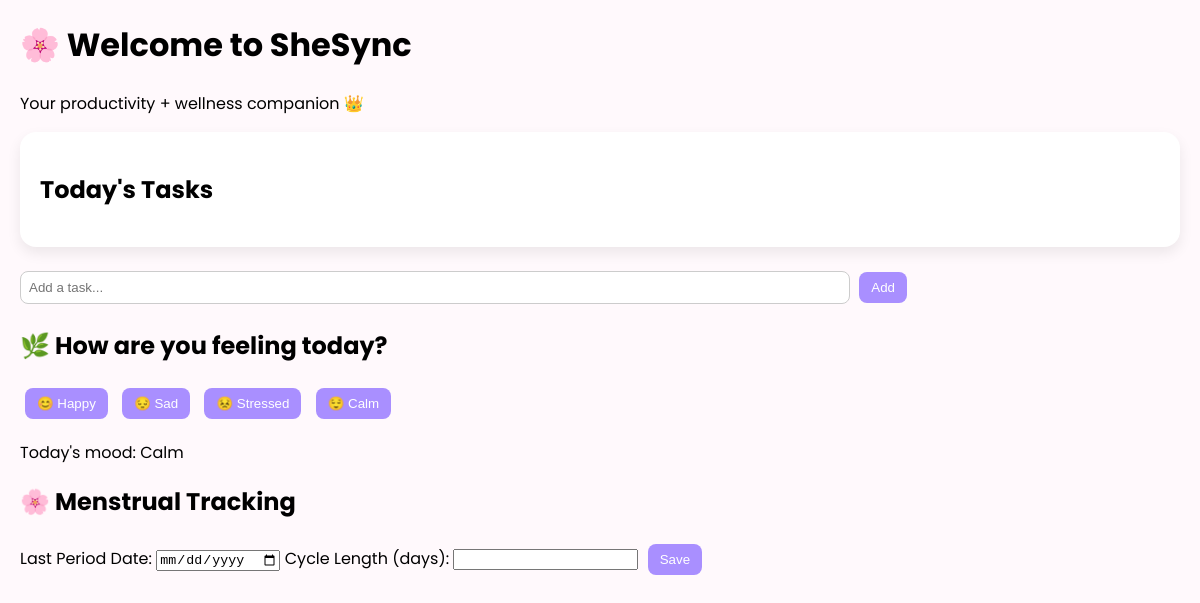
Before: / with the older database file.
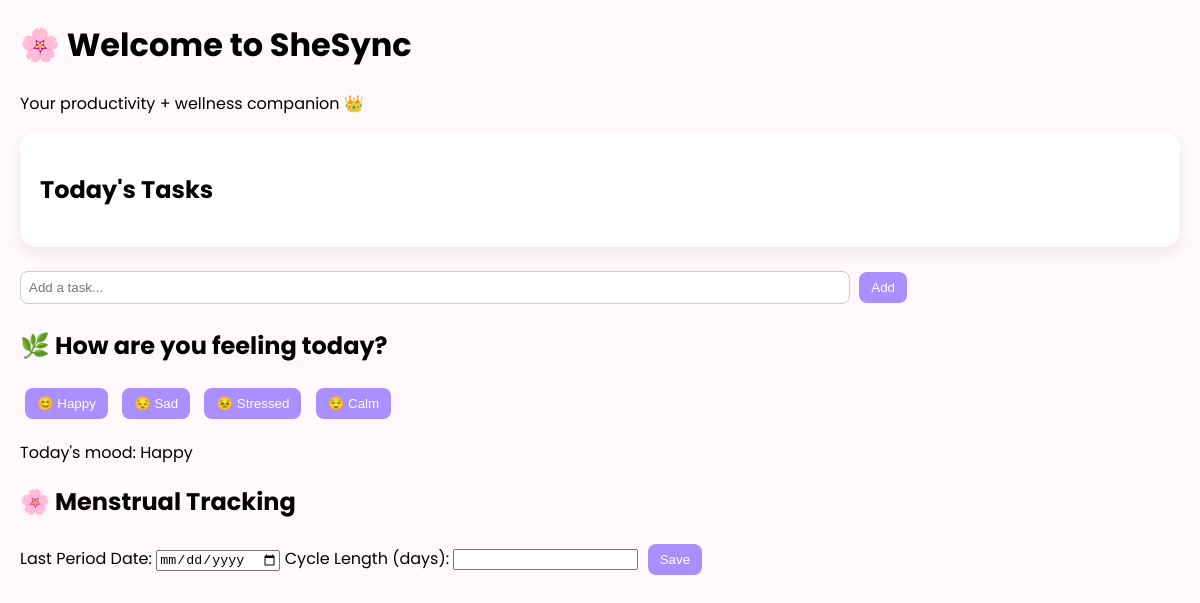
After: the same page with the newer database file.
### tables this page shows
CREATE TABLE moods (
    id INTEGER PRIMARY KEY AUTOINCREMENT,
    mood TEXT,
    date TEXT
);

### app.py (the view, shortened to what this page needs)
@app.route("/")
def index():
    conn = get_db_connection()
    today = str(datetime.today().date())
    tasks = conn.execute(
        "SELECT * FROM tasks WHERE date = ?",
        (today,)
    ).fetchall()
    mood = conn.execute(
        "SELECT * FROM moods WHERE date = ?",
        (today,)
    ).fetchone()
    cycle_info = conn.execute(
        "SELECT * FROM cycle ORDER BY id DESC LIMIT 1"
    ).fetchone()
    cycle_phase = None
    conn.close()
    return render_template(
        "index.html",
        tasks=tasks,
        mood=mood,
        cycle_phase=cycle_phase
    )

### app.py (called while the page is built)
def get_db_connection():
    conn = sqlite3.connect("database.db")
    conn.row_factory = sqlite3.Row
    return conn

### templates/index.html (shortened to what this page needs)
<!DOCTYPE html>
<html>
<head>
    <link rel="stylesheet" href="{{ url_for('static', filename='style.css') }}">
</head>
<body>
    <h1>🌸 Welcome to SheSync</h1>
    <p>Your productivity + wellness companion 👑</p>
<div class="card">
<h2>Today's Tasks</h2>
</div>
    <form action="/add_task" method="POST">
        <input type="text" name="task" placeholder="Add a task..." required>
        <button type="submit">Add</button>
    </form>
    <h2>🌿 How are you feeling today?</h2>
    <form action="/save_mood" method="POST">
        <button name="mood" value="Happy">😊 Happy</button>
        <button name="mood" value="Sad">😔 Sad</button>
        <button name="mood" value="Stressed">😣 Stressed</button>
        <button name="mood" value="Calm">😌 Calm</button>
    </form>
    {% if mood %}
        <p>Today's mood: {{ mood.mood }}</p>
    {% endif %}
    <h2>🌸 Menstrual Tracking</h2>
    <form action="/save_cycle" method="POST">
        <label>Last Period Date:</label>
        <input type="date" name="last_period" required>
        <label>Cycle Length (days):</label>
        <input type="number" name="cycle_length" required>
        <button type="submit">Save</button>
    </form>
</body>
</html>

### static/style.css (style rules this page uses)
body { font-family: 'Poppins', sans-serif; background-color: #fff9fc; margin: 20px; }
.card { background: white; padding: 20px; border-radius: 16px; margin-bottom: 20px; box-shadow: 0 6px 14px rgba(0, 0, 0, 0.08); transition: transform 0.2s ease; }
input[type="text"] { padding: 8px; width: 70%; border-radius: 8px; border: 1px solid #ccc; }
button { padding: 8px 12px; margin: 5px; border: none; border-radius: 8px; background-color: #a98fff; color: white; cursor: pointer; transition: background 0.2s ease; }

Changed rows visible on the page:
removed moods: mood "Calm"
added moods: mood "Happy"
